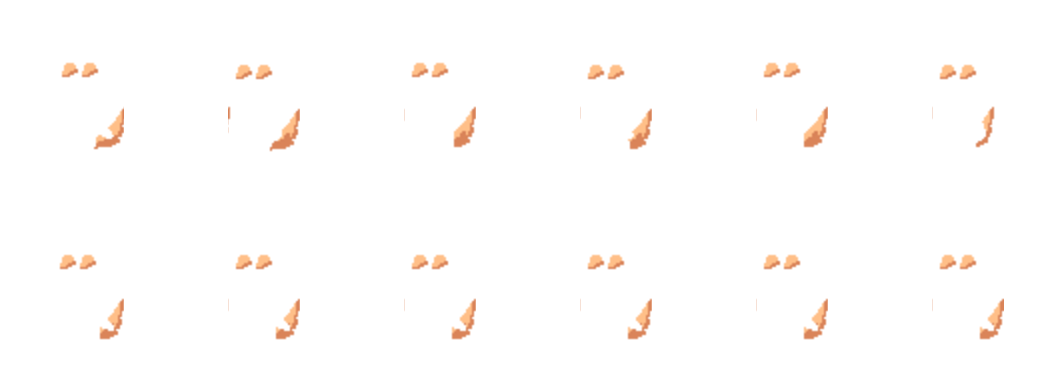
#> input picture dot/ac01.png, 2112 x 768 px (shown at 1/2 size); its folder holds 4 pictures in this run
$ python dot2.py
#> lines starting #> are read from the running program, lines starting #| are printed output that depends on the picture
#!/usr/bin/env python3
# ==========================================
# ★ 옷장 그림을 절반 크기로 — dot/ → dot2/ (2026-10-24)
# ==========================================
#
# 왜
#   그림 한 장이 2112x768 이라 풀어 놓으면 6.5MB 다. 광장에 열 명이 서로 다른 옷을 입고 있으면
#   마흔 장이 넘게 한꺼번에 풀려 260MB 를 넘는다. 휴대폰은 그만큼을 쥐고 있지 못해 그릴 때마다
#   다시 풀고, 사람이 많을 때 걸음이 뚝뚝 끊겼다.
#
#   도트는 2x2 픽셀을 한 점으로 그려져 있다 (칸을 +30 씩 옮겨 붙였으므로 4 가 아니라 2 로만 맞는다).
#   그래서 절반으로 줄여도 **한 점도 잃지 않는다** — 줄인 것을 두 배로 늘리면 원본과 똑같은 장만 만든다.
#   똑같지 않은 장(2x2 가 아닌 점이 섞인 것)은 만들지 않는다 — 그 장은 원본을 그대로 쓴다.
#
#   화면은 배경 크기를 늘 원본 크기로 적어 두므로(closet.js layer) 작은 장을 깔아도 같은 자리 · 같은 크기로 그려진다.
#
# 쓰는 법 — 옷장 그림을 새로 넣거나 고친 뒤 한 번
#   python3 tools/dot2.py
#
#   dot2/manifest.json 에 원본의 지문(sha1)을 적어 둔다. build.mjs 가 원본과 지문이 맞는 것만
#   window.DOT2 로 묶음에 싣는다 — 원본을 고치고 이것을 안 돌렸으면 그 장은 저절로 원본을 쓴다.
import hashlib, json, os, sys
import numpy as np
from PIL import Image

SRC, OUT = 'dot', 'dot2'
SIZE = (2112, 768)


def main():
    os.makedirs(OUT, exist_ok=True)
    man = {}
    made = kept = 0
    skip = []
    for f in sorted(os.listdir(SRC)):
        if not f.endswith('.png'):
            continue
        p = os.path.join(SRC, f)
        raw = open(p, 'rb').read()
        im = Image.open(p)
#> im is the input picture: PIL image 2112x768 RGBA; mean R, G, B, A 9.7, 6.6, 4.6, 5.6
        if im.size != SIZE:
            continue
        a = np.array(im.convert('RGBA'))
        s = a[0::2, 0::2]
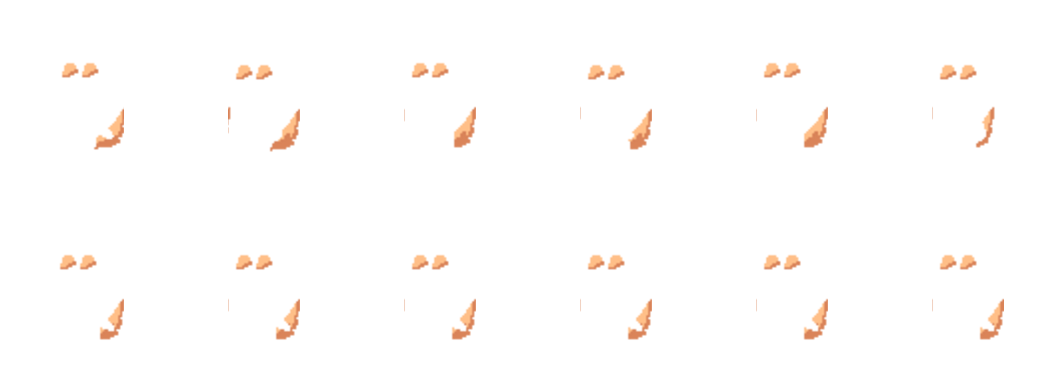
#> s: shape (384, 1056, 4); mean R, G, B, A 9.7, 6.6, 4.6, 5.6; transparent parts drawn white
        if (np.repeat(np.repeat(s, 2, 0), 2, 1) != a).any():
            skip.append(f)
            q = os.path.join(OUT, f)
            if os.path.exists(q):
                os.remove(q)
            continue
        name = f[:-4]
        sha = hashlib.sha1(raw).hexdigest()
        q = os.path.join(OUT, f)
        old = None
        try:
            old = json.load(open(os.path.join(OUT, 'manifest.json'))).get(name)
        except Exception:
            pass
        if old != sha or not os.path.exists(q):
            Image.fromarray(s, 'RGBA').save(q, optimize=True)
            made += 1
        else:
            kept += 1
        man[name] = sha
#> pass 2 of the loop in main, `for f in sorted(os.listdir(SRC)):`:
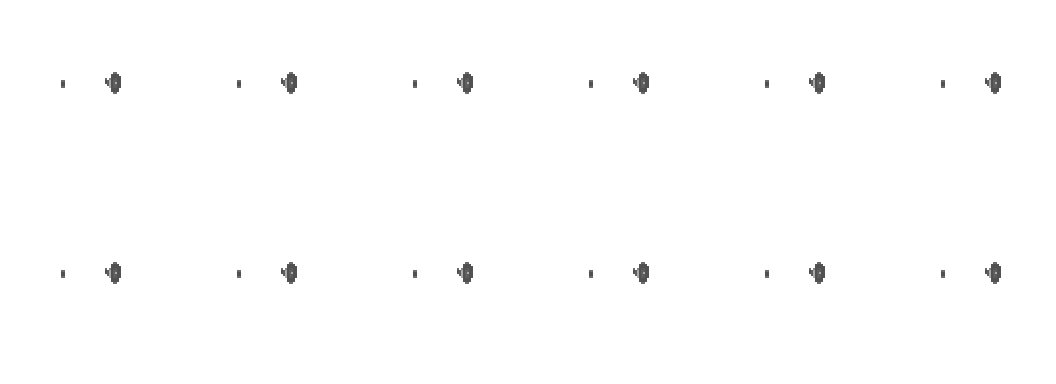
#> input picture dot/ac02.png, 2112 x 768 px (shown at 1/2 size)
#> in main, im is the input picture: PIL image 2112x768 RGBA; mean R, G, B, A 0.7, 0.7, 0.7, 1.9
#> in main, `s = a[0::2, 0::2]`:
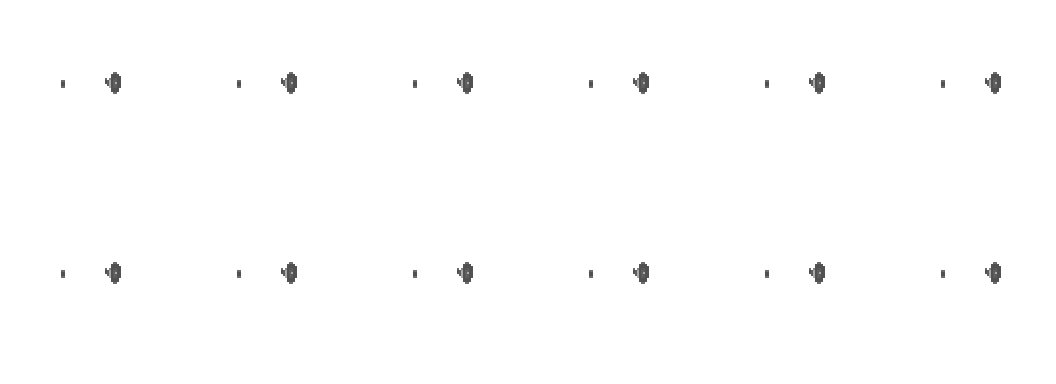
#> s: shape (384, 1056, 4); mean R, G, B, A 0.7, 0.7, 0.7, 1.9; transparent parts drawn white
#> pass 3 of the loop in main, `for f in sorted(os.listdir(SRC)):`:
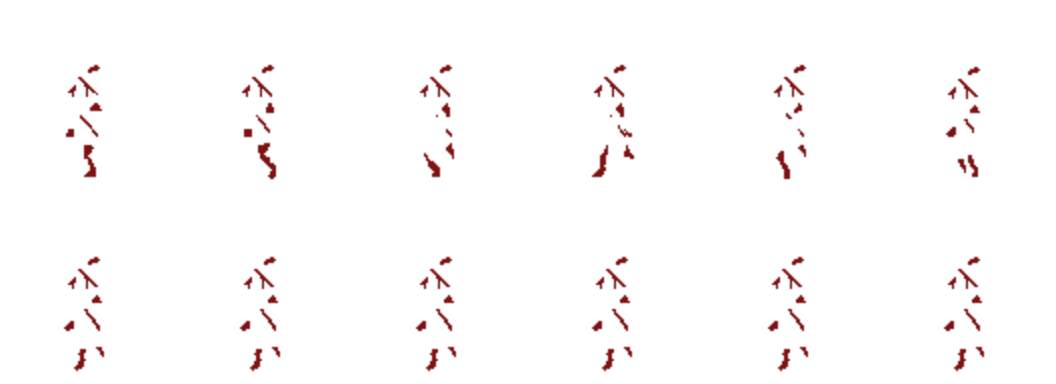
#> input picture dot/ac03.png, 2112 x 768 px (shown at 1/2 size)
#> in main, im is the input picture: PIL image 2112x768 RGBA; mean R, G, B, A 6.1, 0.9, 0.9, 4.3
#> in main, `s = a[0::2, 0::2]`:
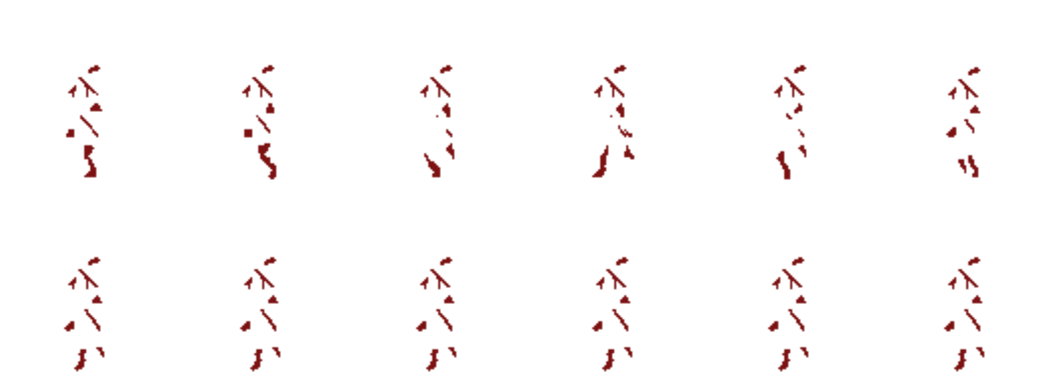
#> s: shape (384, 1056, 4); mean R, G, B, A 6.1, 0.9, 0.9, 4.2; transparent parts drawn white
#> the loop made 4 passes; the first 3 are shown
    # 원본이 없어진 것은 치운다
    for f in os.listdir(OUT):
        if f.endswith('.png') and f[:-4] not in man:
            os.remove(os.path.join(OUT, f))
#> pass 2 of the loop in main, `for f in os.listdir(OUT):`:
    json.dump(man, open(os.path.join(OUT, 'manifest.json'), 'w'), indent=0, sort_keys=True)
    print('dot2 — 새로 만듦 %d · 그대로 %d · 원본을 쓰는 장 %d %s' % (made, kept, len(skip), skip))


if __name__ == '__main__':
    os.chdir(os.path.join(os.path.dirname(os.path.abspath(__file__)), '..'))
    sys.exit(main())
#> (the program exits here)
